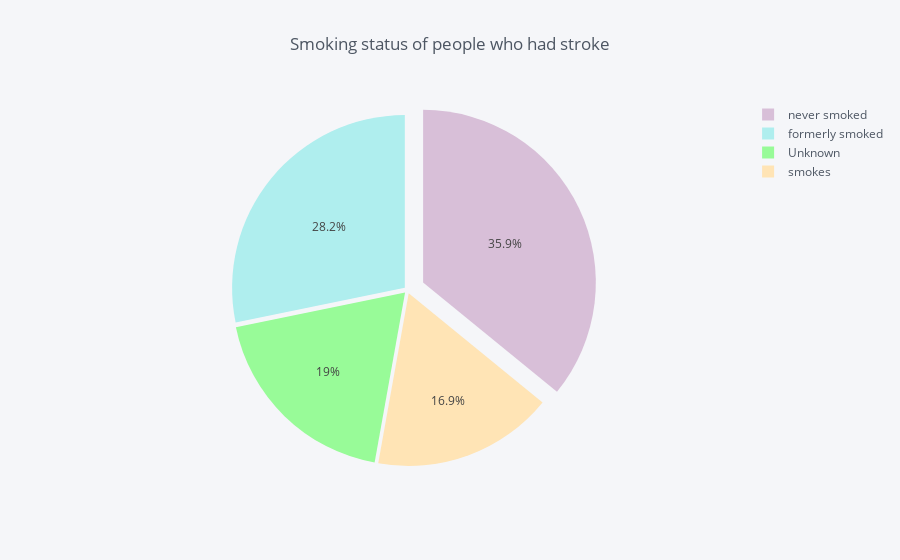

Notebook cell for this chart:
### Code cell
smoke = data.groupby(data['smoking_status'])['stroke'].sum()
data_smoke = pd.DataFrame({'labels': smoke.index,
                   'values': smoke.values
                  })
data_smoke.iplot(kind='pie',labels='labels',values='values', title='Smoking status of people who had stroke', colors = colors2, 
            pull=[0.02, 0.02, 0.1, 0.02])

### Figure 1 — Plotly figure (JSON) as saved in the notebook; plotly's stock layout.template omitted (floating-point values rounded to 4 significant figures)
{"data": [{"labels": ["Unknown", "formerly smoked", "never smoked", "smokes"], "marker": {"colors": ["rgba(152, 251, 152, 1.0)", "rgba(175, 238, 238, 1.0)", "rgba(216, 191, 216, 1.0)", "rgba(255, 228, 181, 1.0)"]}, "name": "", "pull": [0.02, 0.02, 0.1, 0.02], "type": "pie", "values": [47, 70, 89, 42]}], "layout": {"legend": {"bgcolor": "#F5F6F9", "font": {"color": "#4D5663"}}, "paper_bgcolor": "#F5F6F9", "plot_bgcolor": "#F5F6F9", "title": "Smoking status of people who had stroke", "titlefont": {"color": "#4D5663"}}}
